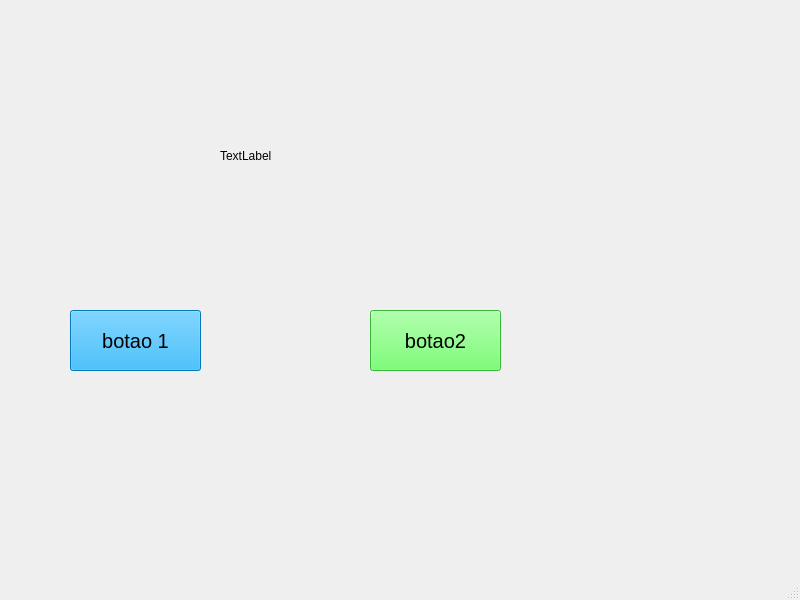
<?xml version="1.0" encoding="UTF-8"?>
<ui version="4.0">
 <class>MainWindow</class>
 <widget class="QMainWindow" name="MainWindow">
  <property name="geometry">
   <rect>
    <x>0</x>
    <y>0</y>
    <width>800</width>
    <height>600</height>
   </rect>
  </property>
  <property name="windowTitle">
   <string>MainWindow</string>
  </property>
  <widget class="QWidget" name="centralwidget">
   <widget class="QPushButton" name="pushButton">
    <property name="geometry">
     <rect>
      <x>70</x>
      <y>310</y>
      <width>131</width>
      <height>61</height>
     </rect>
    </property>
    <property name="font">
     <font>
      <pointsize>15</pointsize>
     </font>
    </property>
    <property name="styleSheet">
     <string notr="true">background-color: rgb(0, 170, 255);</string>
    </property>
    <property name="text">
     <string>botao 1</string>
    </property>
   </widget>
   <widget class="QPushButton" name="pushButton_2">
    <property name="geometry">
     <rect>
      <x>370</x>
      <y>310</y>
      <width>131</width>
      <height>61</height>
     </rect>
    </property>
    <property name="font">
     <font>
      <pointsize>15</pointsize>
     </font>
    </property>
    <property name="styleSheet">
     <string notr="true">background-color: rgb(81, 255, 78);</string>
    </property>
    <property name="text">
     <string>botao2</string>
    </property>
   </widget>
   <widget class="QLabel" name="label">
    <property name="geometry">
     <rect>
      <x>220</x>
      <y>140</y>
      <width>101</width>
      <height>31</height>
     </rect>
    </property>
    <property name="text">
     <string>TextLabel</string>
    </property>
   </widget>
  </widget>
  <widget class="QMenuBar" name="menubar">
   <property name="geometry">
    <rect>
     <x>0</x>
     <y>0</y>
     <width>800</width>
     <height>21</height>
    </rect>
   </property>
  </widget>
  <widget class="QStatusBar" name="statusbar"/>
 </widget>
 <resources/>
 <connections/>
</ui>
